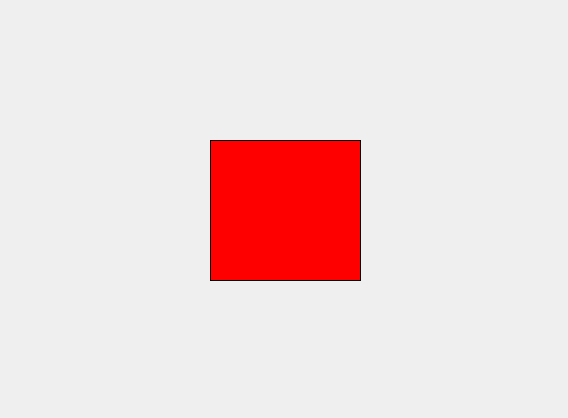
<?xml version="1.0" encoding="UTF-8"?>
<ui version="4.0">
 <class>KeyboardDialog</class>
 <widget class="QDialog" name="KeyboardDialog">
  <property name="geometry">
   <rect>
    <x>0</x>
    <y>0</y>
    <width>568</width>
    <height>418</height>
   </rect>
  </property>
  <property name="windowTitle">
   <string>KeyboardDialog</string>
  </property>
  <widget class="QLabel" name="label">
   <property name="geometry">
    <rect>
     <x>210</x>
     <y>140</y>
     <width>151</width>
     <height>141</height>
    </rect>
   </property>
   <property name="styleSheet">
    <string notr="true">background-color: rgb(255, 0, 0);</string>
   </property>
   <property name="frameShape">
    <enum>QFrame::Box</enum>
   </property>
   <property name="frameShadow">
    <enum>QFrame::Plain</enum>
   </property>
   <property name="text">
    <string/>
   </property>
  </widget>
 </widget>
 <layoutdefault spacing="6" margin="11"/>
 <resources/>
 <connections/>
</ui>
